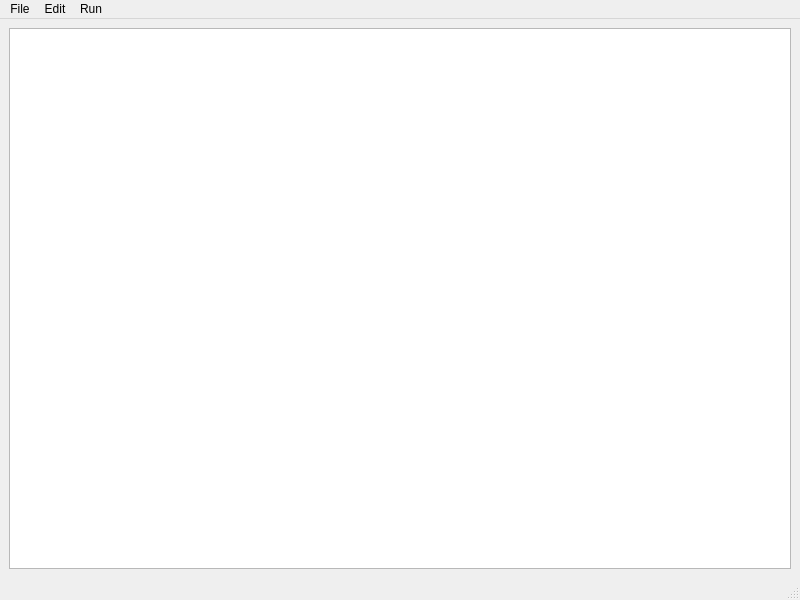
<?xml version="1.0" encoding="UTF-8"?>
<ui version="4.0">
 <class>MainWindow</class>
 <widget class="QMainWindow" name="MainWindow">
  <property name="geometry">
   <rect>
    <x>0</x>
    <y>0</y>
    <width>800</width>
    <height>600</height>
   </rect>
  </property>
  <property name="windowTitle">
   <string>MainWindow</string>
  </property>
  <widget class="QWidget" name="centralwidget">
   <layout class="QGridLayout" name="gridLayout">
    <item row="0" column="0">
     <widget class="QGraphicsView" name="graphicsView"/>
    </item>
   </layout>
  </widget>
  <widget class="QMenuBar" name="menubar">
   <property name="geometry">
    <rect>
     <x>0</x>
     <y>0</y>
     <width>800</width>
     <height>20</height>
    </rect>
   </property>
   <widget class="QMenu" name="menuEdit">
    <property name="title">
     <string>Edit</string>
    </property>
    <addaction name="actionClear_Map"/>
    <addaction name="actionNew_Map"/>
   </widget>
   <widget class="QMenu" name="menuFile">
    <property name="title">
     <string>File</string>
    </property>
    <addaction name="actionSave"/>
    <addaction name="actionLoad"/>
   </widget>
   <widget class="QMenu" name="menuRun">
    <property name="title">
     <string>Run</string>
    </property>
    <widget class="QMenu" name="menuFortune_s_Algorithm">
     <property name="title">
      <string>Fortune's Algorithm</string>
     </property>
     <addaction name="actionToggle_T"/>
     <addaction name="actionStep_N"/>
    </widget>
    <addaction name="menuFortune_s_Algorithm"/>
   </widget>
   <addaction name="menuFile"/>
   <addaction name="menuEdit"/>
   <addaction name="menuRun"/>
  </widget>
  <widget class="QStatusBar" name="statusbar"/>
  <action name="actionClear_Map">
   <property name="text">
    <string>Clear Map</string>
   </property>
  </action>
  <action name="actionNew_Map">
   <property name="text">
    <string>New Map</string>
   </property>
  </action>
  <action name="actionSave">
   <property name="text">
    <string>Save</string>
   </property>
  </action>
  <action name="actionLoad">
   <property name="text">
    <string>Load</string>
   </property>
  </action>
  <action name="actionToggle_T">
   <property name="checkable">
    <bool>true</bool>
   </property>
   <property name="text">
    <string>Toggle (T)</string>
   </property>
  </action>
  <action name="actionStep_N">
   <property name="text">
    <string>Step (N)</string>
   </property>
  </action>
 </widget>
 <resources/>
 <connections/>
</ui>
